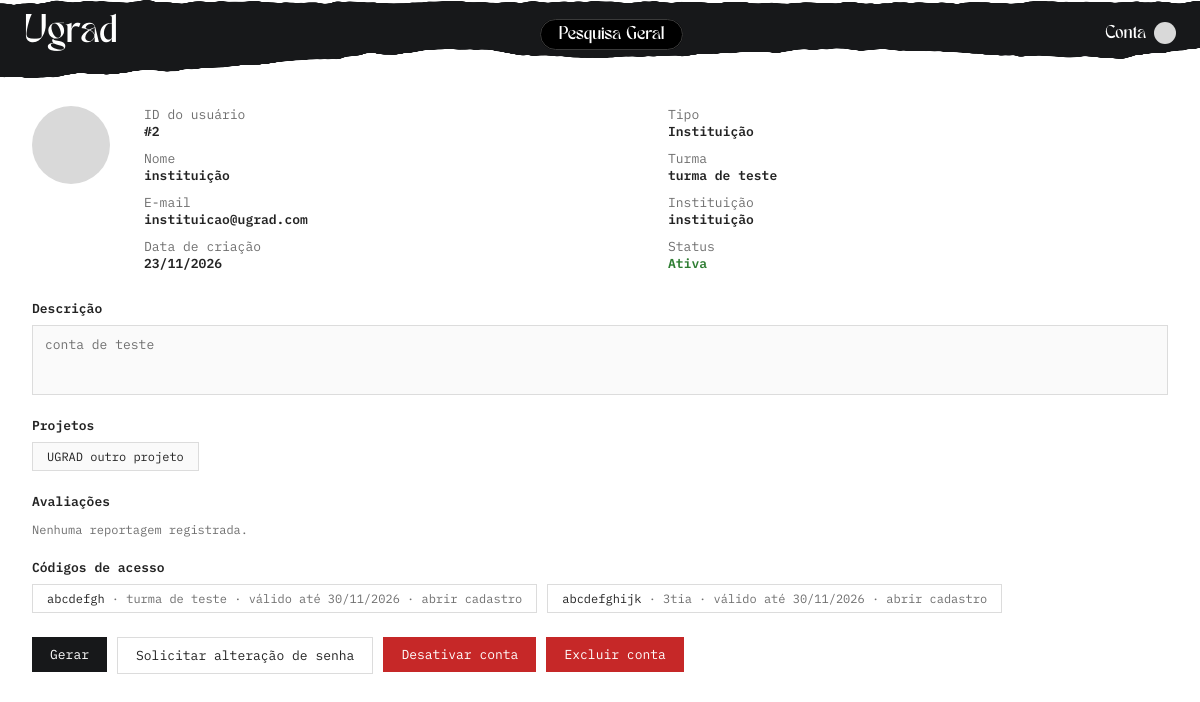
The page /admin/arq_02.php?id=2 (signed in) on the database its author committed.
### tables this page shows
CREATE TABLE usuarios(
  id int PRIMARY KEY AUTO_INCREMENT,
  nome varchar(64),
  email varchar(128) unique NOT NULL,
  senha varchar(128) NOT NULL,
  descricao varchar(1000),
  tipo int NOT NULL,
  ativada boolean DEFAULT TRUE,
  imagem_perfil longblob,
  data_criacao timestamp DEFAULT CURRENT_TIMESTAMP,
  FOREIGN KEY (tipo) REFERENCES tipos_usuario (id)
);

CREATE TABLE tipos_usuario(
  id int PRIMARY KEY AUTO_INCREMENT,
  nome varchar(14) NOT NULL
);

CREATE TABLE turmas(
  id int PRIMARY KEY AUTO_INCREMENT,
  nome varchar(25) NOT NULL,
  id_instituicao int NOT NULL,
  FOREIGN KEY (id_instituicao) REFERENCES usuarios(id)
);

CREATE TABLE projetos(
  id int PRIMARY KEY AUTO_INCREMENT,
  nome varchar(30) NOT NULL,
  estado int NOT NULL,
  data_criacao timestamp DEFAULT CURRENT_TIMESTAMP,
  FOREIGN KEY (estado) REFERENCES proj_estado(id),
  img longblob
);

CREATE TABLE codigo_instituicao(
  id_instituicao int NOT NULL,
  codigo varchar(30) UNIQUE NOT NULL,
  tipo_usuario int NOT NULL,
  id_turma int,
  FOREIGN KEY(id_instituicao) REFERENCES usuarios(id),
  data_criacao timestamp DEFAULT CURRENT_TIMESTAMP
);

### admin/arq_02.php (called while the page is built, shortened)
<?php
require __DIR__ . '/includes/mod_01.php';
require __DIR__ . '/includes/mod_02.php';
$id = (int)($_GET['id'] ?? 0);
$usuario = find_usuario($id);
$projetos = projetos_do_usuario($id);
$avaliacoes = avaliacoes_do_usuario($id);
require __DIR__ . '/includes/mod_04.php';
require __DIR__ . '/includes/mod_09.php';
require __DIR__ . '/includes/mod_05.php';

### admin/includes/mod_02.php (called while the page is built, shortened)
<?php
function tipo_label(string $tipoNome): string {
    $labels = [
        'ALUNO' => 'Aluno',
        'PROFESSOR' => 'Professor',
        'EMPRESARIO' => 'Investidor/Empresa',
        'INSTITUICAO' => 'Instituição',
        'ADMINISTRADOR' => 'Administrador',
    ];
    return $labels[$tipoNome] ?? ucfirst(strtolower($tipoNome));
}
function formatar_data(?string $timestamp): string {
    $t = strtotime($timestamp);
    return $t ? date('d/m/Y', $t) : '—';
}
function avatar_data_uri(?string $blob): ?string {
    if (!$blob) return null;
    $finfo = new finfo(FILEINFO_MIME_TYPE);
    $mime = $finfo->buffer($blob) ?: 'image/jpeg';
    return 'data:' . $mime . ';base64,' . base64_encode($blob);
}
function codigos_da_instituicao(int $instituicaoId): array {
    global $pdo;
    $stmt = $pdo->prepare('SELECT c.codigo, c.data_criacao, t.nome AS tipo_nome, tu.nome AS turma_nome
                            FROM codigo_instituicao c
                            JOIN tipos_usuario t ON t.id = c.tipo_usuario
                            LEFT JOIN turmas tu ON tu.id = c.id_turma
                            WHERE c.id_instituicao = ?
                            ORDER BY c.data_criacao DESC');
    $stmt->execute([$instituicaoId]);
    return $stmt->fetchAll();
}
function find_usuario(int $id): ?array {
    global $pdo;
    $stmt = $pdo->prepare(USUARIO_SELECT . ' WHERE u.id = ?');
    $stmt->execute([$id]);
    $row = $stmt->fetch();
    return $row ?: null;
}
function projetos_do_usuario(int $usuarioId): array {
    global $pdo;
    $stmt = $pdo->prepare('SELECT DISTINCT proj.id, proj.nome
                            FROM projetos proj
                            JOIN proj_membros pm ON pm.id_projeto = proj.id
                            JOIN proj_membros_status st ON st.id = pm.status_membro
                            WHERE pm.id_convidado = ? AND st.nome IN (\'DONO\', \'MEMBRO\')
                            ORDER BY proj.nome');
    $stmt->execute([$usuarioId]);
    return $stmt->fetchAll();
}
function admin_principal_id(): int {
    global $pdo;
    return (int)$pdo->query('SELECT MIN(id) FROM usuarios WHERE tipo = 5')->fetchColumn();
}
function conta_protegida(int $id): bool {
    return $id === admin_principal_id() || $id === (int)($_SESSION['usuario_id'] ?? 0);
}

### admin/includes/mod_09.php (the view, shortened to what this page needs)
<?php
$foto = avatar_data_uri($usuario['imagem_perfil'] ?? null);
?>
<div class="detail-grid">
  <?php if ($foto): ?>
    <div class="detail-avatar" aria-hidden="true" style="background-image:url('<?= $foto ?>');background-size:cover;background-position:center;"></div>
  <?php else: ?>
    <div class="detail-avatar" aria-hidden="true"></div>
  <?php endif; ?>
  <div class="detail-fields">
    <div>
      <div class="field-label">ID do usuário</div>
      <div class="field-value">#<?= $usuario['id'] ?></div>
    </div>
    <div>
      <div class="field-label">Tipo</div>
      <div class="field-value"><?= htmlspecialchars(tipo_label($usuario['tipo_nome'])) ?></div>
    </div>
    <div>
      <div class="field-label">Nome</div>
      <div class="field-value"><?= htmlspecialchars($usuario['nome']) ?></div>
    </div>
    <div>
      <div class="field-label">Turma</div>
      <div class="field-value">
        <?php if (!empty($usuario['id_turma'])): ?>
          <a class="detail-trigger" href="arq_04.php?id=<?= $usuario['id_turma'] ?>" data-type="turma" data-id="<?= $usuario['id_turma'] ?>"><?= htmlspecialchars($usuario['turma_nome'] ?? '—') ?></a>
        <?php else: ?>—<?php endif; ?>
      </div>
    </div>
    <div>
      <div class="field-label">E-mail</div>
      <div class="field-value"><?= htmlspecialchars($usuario['email']) ?></div>
    </div>
    <div>
      <div class="field-label">Instituição</div>
      <div class="field-value"><?= htmlspecialchars($usuario['instituicao_nome'] ?? '—') ?></div>
    </div>
    <div>
      <div class="field-label">Data de criação</div>
      <div class="field-value"><?= htmlspecialchars(formatar_data($usuario['data_criacao'])) ?></div>
    </div>
    <div>
      <div class="field-label">Status</div>
      <div class="field-value" style="color: <?= $usuario['ativada'] ? 'var(--green)' : 'var(--red)' ?>;"><?= $usuario['ativada'] ? 'Ativa' : 'Desativada' ?></div>
    </div>
  </div>
</div>
<div class="block">
  <h2>Descrição</h2>
  <div class="desc-box"><?= htmlspecialchars($usuario['descricao'] ?: 'Sem descrição.') ?></div>
</div>
<div class="block">
  <h2>Projetos</h2>
  <div class="chip-row">
    <?php foreach ($projetos as $p): ?>
      <a class="chip detail-trigger" href="arq_05.php?id=<?= $p['id'] ?>" data-type="projeto" data-id="<?= $p['id'] ?>"><?= htmlspecialchars($p['nome']) ?></a>
    <?php endforeach; ?>
  </div>
</div>
<div class="block">
  <h2>
    Avaliações
  </h2>
  <?php if (empty($avaliacoes)): ?>
    <p class="dim" style="font-size:var(--fs-sm);">Nenhuma reportagem registrada.</p>
  <?php endif; ?>
</div>
<?php if ($usuario['tipo_nome'] === 'INSTITUICAO'): ?>
  <div class="block">
    <h2>Códigos de acesso</h2>
    <div class="chip-row">
      <?php $codigosInst = codigos_da_instituicao((int)$usuario['id']); ?>
      <?php foreach ($codigosInst as $c): ?>
        <?php $expirado = strtotime($c['data_criacao'] . ' +7 days') < strtotime('today'); ?>
        <span class="chip"><?= htmlspecialchars($c['codigo']) ?> <span class="dim">· <?= htmlspecialchars($c['turma_nome'] ?? 'Instituição') ?> · <?= $expirado ? 'expirado em ' : 'válido até ' ?><?= date('d/m/Y', strtotime($c['data_criacao'] . ' +7 days')) ?></span>
          <?php if (file_exists(__DIR__ . '/../../codigo_instituicao.php') && !$expirado): ?>
            <a class="dim" href="../codigo_instituicao.php?codigo=<?= urlencode($c['codigo']) ?>" target="_blank" rel="noopener">· abrir cadastro</a>
          <?php endif; ?>
        </span>
      <?php endforeach; ?>
    </div>
  </div>
<?php endif; ?>
<div class="actions-row">
  <?php if ($usuario['tipo_nome'] === 'INSTITUICAO'): ?>
  <form method="post" action="arq_03.php?id=<?= $usuario['id'] ?>" class="ajax-action-form">
    <button type="submit" class="btn btn-dark">Gerar</button>
  </form>
  <?php endif; ?>
  <form method="post" action="arq_02.php?id=<?= $usuario['id'] ?>" class="ajax-action-form" data-confirm="Gerar uma nova senha temporária para este usuário e enviar por e-mail? A senha atual deixa de funcionar.">
    <button type="submit" class="btn btn-outline">Solicitar alteração de senha</button>
  </form>
  <?php if ($usuario['ativada'] && !conta_protegida((int)$usuario['id'])): ?>
    <form method="post" action="arq_02.php?id=<?= $usuario['id'] ?>" class="ajax-action-form" data-confirm="Desativar esta conta?">
      <button type="submit" class="btn btn-danger">Desativar conta</button>
    </form>
  <?php endif; ?>
  <?php if (!conta_protegida((int)$usuario['id'])): ?>
  <form method="post" action="arq_02.php?id=<?= $usuario['id'] ?>" class="ajax-action-form" data-confirm="Tem certeza que deseja excluir esta conta? Essa ação não pode ser desfeita.">
    <button type="submit" class="btn btn-danger">Excluir conta</button>
  </form>
  <?php endif; ?>
</div>

### admin/css/painel_estilo.css (style rules this page uses)
:root { --black: #17181a; --near-black: #222325; --grey-bg: #9a9a9a; --card-bg: #ffffff; --border: #dcdcdc; --text: #232323; --text-muted: #6f6f6f; --red: #c62828; --red-dark: #a11f1f; --green: #2e7d32; --radius: 0; --font: 'IBM Plex Mono', 'Courier New', monospace; --soft-bg: #fafafa; --avatar-bg: #d9d9d9; --row-selected-bg: #f4f4f4; --fs-2xs: 10px; --fs-xs: 11px; --fs-sm: 12px; --fs-base: 13px; --fs-md: 14px; --fs-lg: 16px; --fs-xl: 18px; --fw-regular: 400; --fw-semibold: 600; }
* { box-sizing: border-box; }
button, input, textarea, select { font-family: inherit; }
body { margin: 0; font-family: var(--font); background: var(--grey-bg); color: var(--text); min-height: 100vh; transition: background-color .15s ease, color .15s ease; }
a { color: inherit; text-decoration: none; }
.detail-grid { display: grid; grid-template-columns: 90px 1fr; gap: 22px; margin-bottom: 22px; }
.detail-avatar { width: 78px; height: 78px; border-radius: 50%; background: var(--avatar-bg); }
.detail-fields { display: grid; grid-template-columns: 1fr 1fr; gap: 4px 24px; font-size: var(--fs-base); }
.detail-fields .field-label { color: var(--text-muted); }
.detail-fields .field-value { font-weight: var(--fw-semibold); margin-bottom: 6px; }
.block { margin-bottom: 22px; }
.block h2 { font-size: var(--fs-base); font-weight: var(--fw-semibold); text-transform: none; margin: 0 0 8px; display: flex; align-items: center; gap: 6px; }
.desc-box { border: 1px solid var(--border); border-radius: var(--radius); min-height: 70px; padding: 10px 12px; font-size: var(--fs-base); color: var(--text-muted); background: var(--soft-bg); }
.chip-row { display: flex; gap: 10px; flex-wrap: wrap; }
.chip { border: 1px solid var(--border); border-radius: var(--radius); padding: 6px 14px; font-size: var(--fs-sm); }
.actions-row { display: flex; gap: 10px; flex-wrap: wrap; margin-top: 24px; }
.btn { border: none; border-radius: var(--radius); padding: 9px 18px; font-size: var(--fs-base); cursor: pointer; }
.btn-dark { background: var(--black); color: #fff; }
.btn-danger { background: var(--red); color: #fff; }
.btn-outline { background: #fff; border: 1px solid var(--border); color: var(--text); }
.dim { color: var(--text-muted); }
a.chip.detail-trigger, .field-value a.detail-trigger { cursor: pointer; }
a.chip.detail-trigger { background: var(--soft-bg); }

### rows shown on the page
usuarios: id "2", tipo.nome "Instituição", nome "instituição", turmas.nome "turma de teste", email "instituicao@ugrad.com", data_criacao "23/11/2026", descricao "conta de teste"
projetos: nome "UGRAD outro projeto"
codigo_instituicao: codigo "abcdefgh", id_turma.nome "turma de teste", shows "válido até", data_criacao "30/11/2026"
codigo_instituicao: codigo "abcdefghijk", id_turma.nome "3tia", shows "válido até", data_criacao "30/11/2026"
